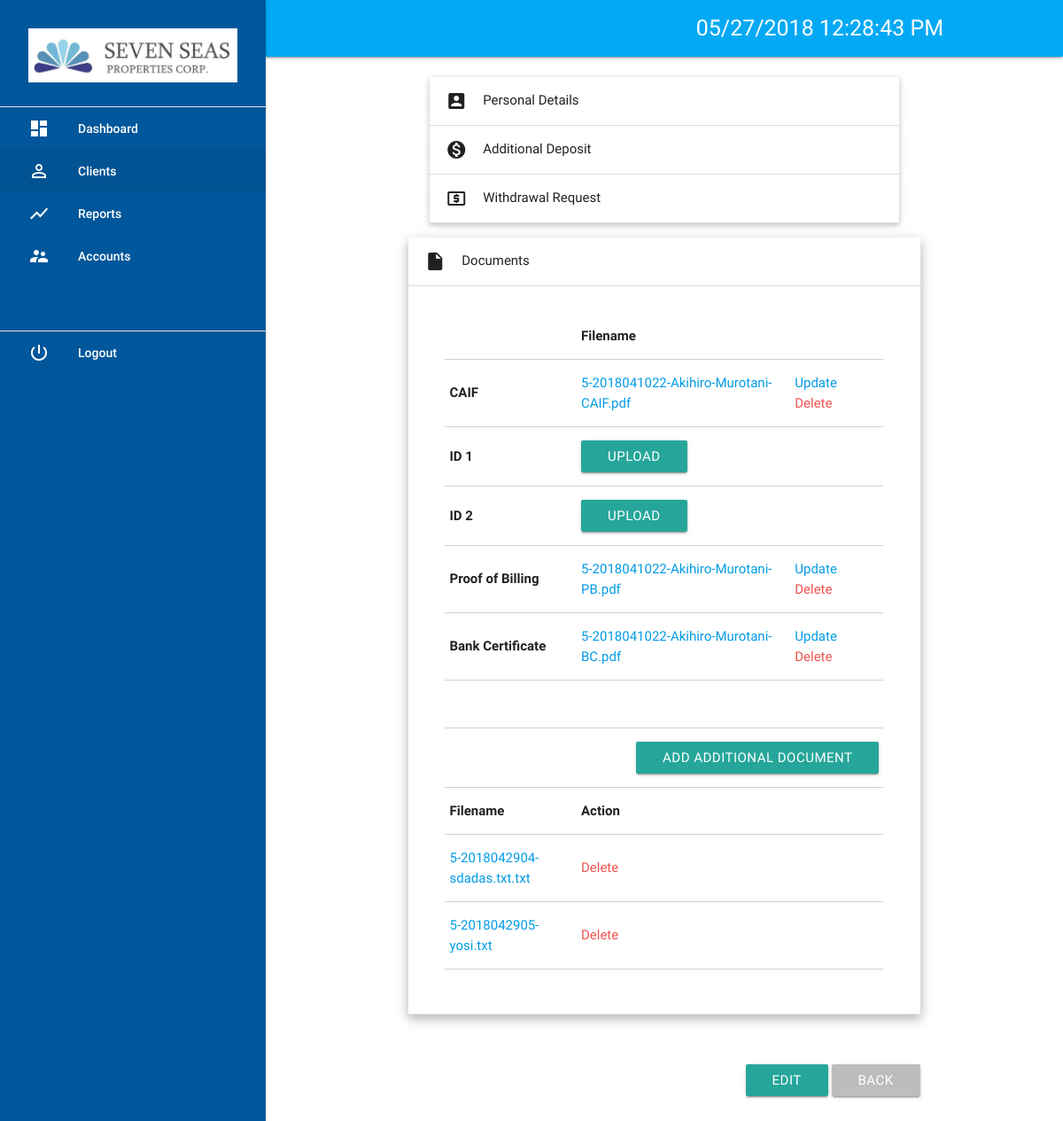
Screenshot of /client-details?id=5&documents=1 with the database file from the repository.
### tables this page shows
CREATE TABLE `tbl_documents` (
  `id` int(11) NOT NULL,
  `client_id` int(11) NOT NULL,
  `caif` varchar(255) NOT NULL,
  `caif2` varchar(255) NOT NULL,
  `id1` varchar(255) NOT NULL,
  `id2` varchar(255) NOT NULL,
  `proof_of_billing` varchar(255) NOT NULL,
  `bank_certificate` varchar(255) NOT NULL,
  `emp_id` int(11) NOT NULL,
  `date_updated` timestamp NOT NULL DEFAULT CURRENT_TIMESTAMP,
  `date_created` timestamp NOT NULL DEFAULT CURRENT_TIMESTAMP
);

CREATE TABLE `tbl_corp_docu` (
  `id` int(11) NOT NULL,
  `client_id` int(11) NOT NULL,
  `file_name` varchar(255) NOT NULL,
  `emp_id` int(11) NOT NULL,
  `date_updated` timestamp NOT NULL DEFAULT CURRENT_TIMESTAMP,
  `date_uploaded` timestamp NOT NULL DEFAULT CURRENT_TIMESTAMP
);

### client-details.php (the view, shortened to what this page needs)
<?php include('includes/mysql_connect.php'); ?>
<?php
$client_id = $_GET['id'];
$query = "SELECT * FROM tbl_clients	 WHERE id = '$client_id'";
$query = $conn->query($query);
$result = $query->fetch_assoc();
$nullHandler = '-'; ?>
<?php include('header.php') ?>
	<div class="section wrap">
		<div class="row">
			<div class="col s8 offset-s2">
				<div class="row">
					<ul class="collapsible popout">
						<li class="">
							<a class="collapsible-header waves-effect waves-grey <?=($_GET['personalDetail'] ? 'active' : '')?>"><i class="material-icons">account_box</i> Personal Details</a>
													<?php $securityCompany=$result['security_company']; ?>
						</li>
						<li class="">
							<a class="collapsible-header waves-effect waves-grey <?= (isset($_GET['openADeposit']) ? 'active' : '') ?>"><i class="material-icons">monetization_on</i> Additional Deposit</a>
						</li>
						<li>
							<a class="collapsible-header waves-effect waves-grey <?= (isset($_GET['openWRequest']) ? 'active' : '') ?>"><i class="material-icons">local_atm</i> Withdrawal Request</a>
						</li>
						<li>
							<a class="collapsible-header waves-effect waves-grey <?=($_GET['documents'] ? 'active' : '')?>"><i class="material-icons">insert_drive_file</i> Documents</a>
							<div class="collapsible-body">
								<?php $queryDocu = "SELECT * FROM `tbl_documents` WHERE client_id = '$client_id'";?>
								<?php if ($resultDocu = $conn->query($queryDocu)):
								$result = $resultDocu->fetch_array();  ?>
									<div class="row">
										<div class="col s12">
											<table class="bordered highlight">
												<tr>
													<td></td>
													<th>Filename</th>
													<td></td>
												</tr>
												<tr>
													<th width="30%">CAIF</th>
													<td>
														<?php if (isset($result['caif'])): ?>
															<?php if ($result['caif'] == ""): ?>
																<a href="#uploadCAIF" data-trigger="uploadCAIF" class="btn btn-green waves-effect waves-light modal-trigger">Upload</a>
															<?php else: ?>
																<a href="uploads/<?=$result['caif']?>" target="_blank"><?=$result['caif']?></a>
															<?php endif ?>
														<?php else: ?>
															<a href="#uploadCAIF" data-trigger="uploadCAIF" class="btn btn-green waves-effect waves-light modal-trigger">Upload</a>
														<?php endif ?>
													</td>
													<td class="actions-td">
														<?php if (isset($result['caif'])): ?>
															<?php if ($result['caif'] != ""): ?>
																<a href="#uploadCAIF" data-trigger="uploadCAIF" class="modal-trigger">Update</a>
																<a href="client-details?id=<?=$_GET['id']?>&deleteCAIF=<?=$result['id']?>" class="danger">Delete</a>
															<?php endif; ?>
														<?php endif ?>
													</td>
												</tr>
												<tr>
													<th>ID 1</th>
													<td>
														<?php if (isset($result['id1'])): ?>
															<?php if ($result['id1'] == ""): ?>
																<a href="#uploadID1" data-trigger="uploadID1" class="btn btn-green waves-effect waves-light modal-trigger">Upload</a>
															<?php else: ?>
																<a href="uploads/<?=$result['id1']?>" target="_blank"><?=$result['id1']?></a>
															<?php endif ?>
														<?php else: ?>
															<a href="#uploadID1" data-trigger="uploadID1" class="btn btn-green waves-effect waves-light modal-trigger">Upload</a>
														<?php endif ?>
													</td>
													<td class="actions-td">
													</td>
												</tr>
												<tr>
													<th>ID 2</th>
													<td>
														<?php if (isset($result['id2'])): ?>
															<?php if ($result['id2'] == ""): ?>
																<a href="#uploadID2" data-trigger="uploadID2" class="btn btn-green waves-effect waves-light modal-trigger">Upload</a>
															<?php else: ?>
																<a href="uploads/<?=$result['id2']?>" target="_blank"><?=$result['id2']?></a>
															<?php endif ?>
														<?php else: ?>
															<a href="#uploadID2" data-trigger="uploadID2" class="btn btn-green waves-effect waves-light modal-trigger">Upload</a>
														<?php endif ?>
													</td>
													<td class="actions-td">
													</td>
												</tr>
												<tr class="<?=($securityCompany=="AP Securities") ? 'hide': ''?>">
													<th>Proof of Billing</th>
													<td>
														<?php if (isset($result['proof_of_billing'])): ?>
															<?php if ($result['proof_of_billing'] == ""): ?>
																<a href="#uploadProofOfBilling" data-trigger="uploadProofOfBilling" class="btn btn-green waves-effect waves-light modal-trigger">Upload</a>
															<?php else: ?>
																<a href="uploads/<?=$result['proof_of_billing']?>" target="_blank"><?=$result['proof_of_billing']?></a>
															<?php endif ?>
														<?php else: ?>
															<a href="#uploadProofOfBilling" data-trigger="uploadProofOfBilling" class="btn btn-green waves-effect waves-light modal-trigger">Upload</a>
														<?php endif ?>
													</td>
													<td class="actions-td">
														<?php if (isset($result['proof_of_billing'])): ?>
															<?php if ($result['proof_of_billing'] != ""): ?>
																<a href="#uploadProofOfBilling" data-trigger="uploadProofOfBilling" class="modal-trigger">Update</a>
																<a href="client-details?id=<?=$_GET['id']?>&deleteProofOfBilling=<?=$result['id']?>" class="danger">Delete</a>
															<?php endif; ?>
														<?php endif ?>
													</td>
												</tr>
												<tr>
													<th>Bank Certificate</th>
													<td>
														<?php if (isset($result['bank_certificate'])): ?>
															<?php if ($result['bank_certificate'] == ""): ?>
																<a href="#uploadBankCert" data-trigger="uploadBankCert" class="btn btn-green wave-effect wave-light modal-trigger">Upload</a>
															<?php else: ?>
																<a href="uploads/<?=$result['bank_certificate']?>" target="_blank"><?=$result['bank_certificate']?></a>
															<?php endif ?>
														<?php else: ?>
															<a href="#uploadBankCert" data-trigger="uploadBankCert" class="btn btn-green wave-effect wave-light modal-trigger">Upload</a>
														<?php endif ?>
													</td>
													<td class="actions-td">
														<?php if (isset($result['bank_certificate'])): ?>
															<?php if ($result['bank_certificate'] != ""): ?>
																<a href="#uploadBankCert" data-trigger="uploadBankCert" class="modal-trigger">Update</a>
																<a href="client-details?id=<?=$_GET['id']?>&deleteBankCert=<?=$result['id']?>" class="danger">Delete</a>
															<?php endif; ?>
														<?php endif ?>
													</td>
												</tr>
												<tr class="" style="background-color: transparent;">
													<td colspan="3">&nbsp;</td>
												</tr>
												<tr class="" style="background-color: transparent;">
													<td colspan="3" class="right-align">
														<a href="#uploadCorpoOtherDocu" data-target="uploadCorpoOtherDocu" class="btn waves-effect waves-light modal-trigger">Add Additional Document</a>
													</td>
												</tr>
												<?php
												$queryGetCorpoDocu = "SELECT * FROM `tbl_corp_docu` WHERE `client_id` = '$client_id'";
												$resultGetCorpoDocu = $conn->query($queryGetCorpoDocu) ?>
												<?php if ($resultGetCorpoDocu->num_rows > 0): ?>
													<tr>
														<th>Filename</th>
														<th colspan="2">Action</th>
													</tr>
													<?php while($rowGCD = $resultGetCorpoDocu->fetch_array()): ?>
														<tr>
															<td><a target="_blank" href="uploads/<?=$rowGCD['file_name']?>"><?=$rowGCD['file_name']?></a></td>
															<td colspan="2" class="actions-td">
																<a href="client-details?id=<?=$_GET['id']?>&deleteCorpoAdditionalDocu=<?=$rowGCD['id']?>" class="danger">Delete</a>
															</td>
														</tr>
													<?php endwhile; ?>
												<?php endif;  ?>
											</table>
										</div>
									</div>
								<?php endif ?>
							</div>
						</li>
					</ul>
				</div>
			</div>
		</div>
		<div class="row">
			<div class="col s8 offset-s2 right-align">
				<a href="edit-client?id=<?=$client_id?>" class="btn">Edit</a>
				<a href="clients" class="btn grey lighten-1">Back</a>
			</div>
		</div>
	</div>
<?php include('footer.php') ?>

### rows the page displays
tbl_documents: caif "5-2018041022-Akihiro-Murotani-CAIF.pdf", proof_of_billing "5-2018041022-Akihiro-Murotani-PB.pdf", bank_certificate "5-2018041022-Akihiro-Murotani-BC.pdf"
tbl_corp_docu: file_name "5-2018042904-sdadas.txt.txt"
tbl_corp_docu: file_name "5-2018042905-yosi.txt"
